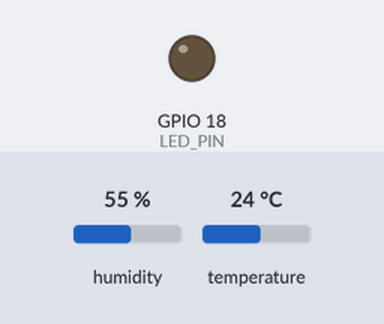
A program run on a simulated Raspberry Pi (BCM pin numbers). Parts: output pins drawn as LEDs (lit = HIGH). The test bench sets the inputs (shaded band); at power-on: temperature 24 °C, humidity 55 %. Files the program writes start out absent.

Above: at 1.2 s.
1.3 s: temperature set to 27 °C
At 7.1 s:
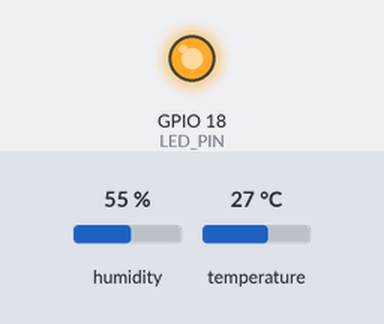
7.7 s: temperature set to 12 °C
At 12.3 s:
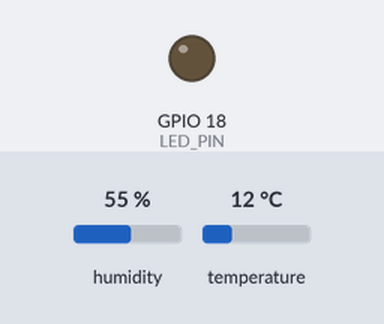
14.1 s: temperature set to 28 °C
At 17.5 s:
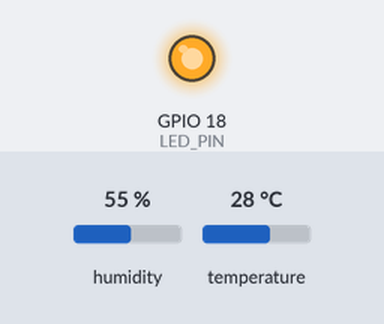
Timing chart, 0 to 19.0 s (numbered marks = the images above; inputs shaded):
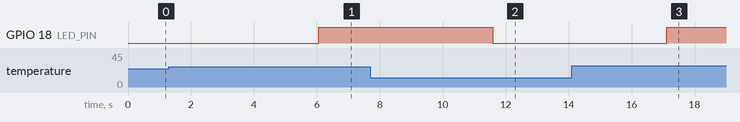

Measured:
- the behaviour switches between 25 and 26 °C on temperature (found by bisection; images 0 and 1)
- after the input at 1.3 s, GPIO 18 (LED_PIN): LOW → HIGH after 4.8 s
- after the input at 7.7 s, GPIO 18 (LED_PIN): HIGH → LOW after 3.9 s
- after the input at 14.1 s, GPIO 18 (LED_PIN): LOW → HIGH after 3.0 s

The program:

sensor.py
```python
import Adafruit_DHT
import RPi.GPIO as GPIO
import json
import time

# Setup
DHT_SENSOR = Adafruit_DHT.DHT11
DHT_PIN = 17
LED_PIN = 18
GPIO.setmode(GPIO.BCM)
GPIO.setup(LED_PIN, GPIO.OUT)

def read_and_send_data():
    while True:
        humidity, temperature = Adafruit_DHT.read(DHT_SENSOR, DHT_PIN)
        if temperature is not None:
            data = {"temperature": temperature, "humidity": humidity}
            with open("/home/pi/sensor_data.json", "w") as file:
                json.dump(data, file)
            if temperature > 25:  # Ändra 25 till din tröskeltemperatur
                GPIO.output(LED_PIN, GPIO.HIGH)
            else:
                GPIO.output(LED_PIN, GPIO.LOW)
        time.sleep(5)

try:
    read_and_send_data()
except KeyboardInterrupt:
    GPIO.cleanup()
```
